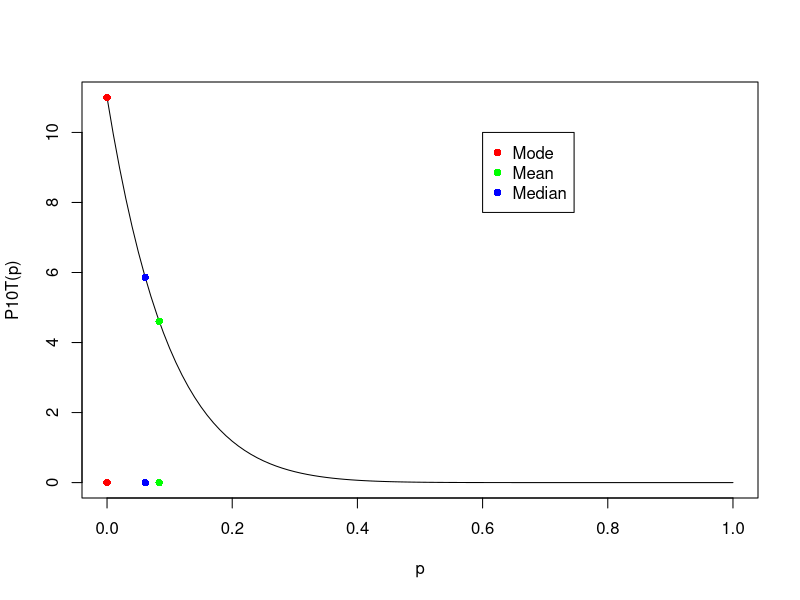

Recreate this plot in R.
#COIN
p = seq(0,1,0.01)
P10T = function(p) {11 * (1-p)^10} 
#  11 to normalize to a density
plot(p, P10T(p),"l")
# 
integrate(P10T, lower=0, upper=1)
#
# for the mean
pP10T = function(p)  11 * p * (1-p)^10 
integrate(pP10T, lower=0, upper=1) #0.08333333 (1/12)
points(c(0, 0),c(0, 11), pch=16, col="red")
points(c(1/12, 1/12),c(0,  P10T(1/12)),pch=16,col="green")
# for the median
integrate(P10T, lower=0, upper=0.061069081)  #0.50000
points(c(0.061069081, 0.061069081),
     c(0,  P10T(0.061069081)), pch=16, col="blue")
legend(0.6,10, #location
      c("Mode","Mean","Median"), #labels
      cex= 1, #size 
      pch=c(16,16,16), #filled circle
      col=c("red","green","blue")) #color
    
 

